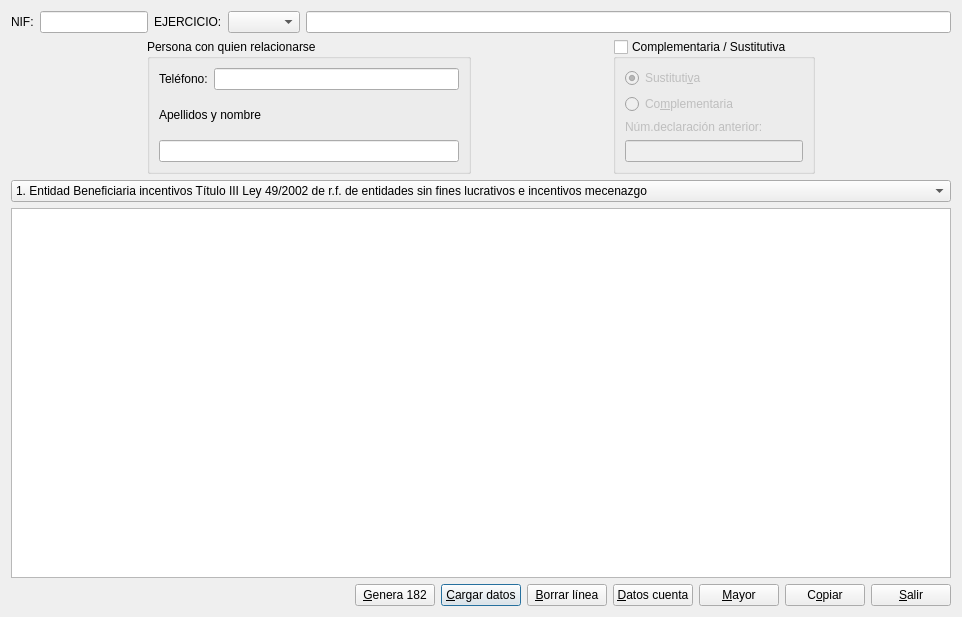
<?xml version="1.0" encoding="UTF-8"?>
<ui version="4.0">
 <class>modelo_182</class>
 <widget class="QDialog" name="modelo_182">
  <property name="geometry">
   <rect>
    <x>0</x>
    <y>0</y>
    <width>962</width>
    <height>617</height>
   </rect>
  </property>
  <property name="windowTitle">
   <string>Modelo 182</string>
  </property>
  <layout class="QVBoxLayout" name="verticalLayout">
   <item>
    <layout class="QHBoxLayout" name="horizontalLayout_2">
     <item>
      <layout class="QHBoxLayout" name="horizontalLayout_4">
       <item>
        <widget class="QLabel" name="label_7">
         <property name="text">
          <string>NIF:</string>
         </property>
        </widget>
       </item>
       <item>
        <widget class="QLineEdit" name="niflineEdit">
         <property name="sizePolicy">
          <sizepolicy hsizetype="Preferred" vsizetype="Fixed">
           <horstretch>0</horstretch>
           <verstretch>0</verstretch>
          </sizepolicy>
         </property>
         <property name="maximumSize">
          <size>
           <width>250</width>
           <height>16777215</height>
          </size>
         </property>
        </widget>
       </item>
      </layout>
     </item>
     <item>
      <layout class="QHBoxLayout" name="horizontalLayout">
       <item>
        <widget class="QLabel" name="label_11">
         <property name="text">
          <string>EJERCICIO:</string>
         </property>
        </widget>
       </item>
       <item>
        <widget class="QComboBox" name="ejercicio_comboBox">
         <property name="sizePolicy">
          <sizepolicy hsizetype="Preferred" vsizetype="Fixed">
           <horstretch>0</horstretch>
           <verstretch>0</verstretch>
          </sizepolicy>
         </property>
        </widget>
       </item>
      </layout>
     </item>
     <item>
      <widget class="QLineEdit" name="nombrelineEdit"/>
     </item>
    </layout>
   </item>
   <item>
    <layout class="QHBoxLayout" name="horizontalLayout_11">
     <item>
      <spacer name="horizontalSpacer_3">
       <property name="orientation">
        <enum>Qt::Horizontal</enum>
       </property>
       <property name="sizeHint" stdset="0">
        <size>
         <width>40</width>
         <height>20</height>
        </size>
       </property>
      </spacer>
     </item>
     <item>
      <widget class="QGroupBox" name="groupBox">
       <property name="title">
        <string>Persona con quien relacionarse</string>
       </property>
       <layout class="QVBoxLayout" name="verticalLayout_2">
        <item>
         <layout class="QHBoxLayout" name="horizontalLayout_3">
          <item>
           <widget class="QLabel" name="label_16">
            <property name="text">
             <string>Teléfono:</string>
            </property>
           </widget>
          </item>
          <item>
           <widget class="QLineEdit" name="telefonolineEdit">
            <property name="sizePolicy">
             <sizepolicy hsizetype="Expanding" vsizetype="Fixed">
              <horstretch>0</horstretch>
              <verstretch>0</verstretch>
             </sizepolicy>
            </property>
           </widget>
          </item>
         </layout>
        </item>
        <item>
         <layout class="QVBoxLayout" name="verticalLayout_6">
          <item>
           <widget class="QLabel" name="label_17">
            <property name="sizePolicy">
             <sizepolicy hsizetype="Expanding" vsizetype="Preferred">
              <horstretch>0</horstretch>
              <verstretch>0</verstretch>
             </sizepolicy>
            </property>
            <property name="text">
             <string>Apellidos y nombre</string>
            </property>
           </widget>
          </item>
          <item>
           <widget class="QLineEdit" name="nombrerellineEdit">
            <property name="minimumSize">
             <size>
              <width>300</width>
              <height>0</height>
             </size>
            </property>
           </widget>
          </item>
         </layout>
        </item>
       </layout>
      </widget>
     </item>
     <item>
      <spacer name="horizontalSpacer_2">
       <property name="orientation">
        <enum>Qt::Horizontal</enum>
       </property>
       <property name="sizeHint" stdset="0">
        <size>
         <width>40</width>
         <height>20</height>
        </size>
       </property>
      </spacer>
     </item>
     <item>
      <widget class="QGroupBox" name="compl_sus_groupBox">
       <property name="title">
        <string>Complementaria / Sustitutiva</string>
       </property>
       <property name="checkable">
        <bool>true</bool>
       </property>
       <property name="checked">
        <bool>false</bool>
       </property>
       <layout class="QVBoxLayout" name="verticalLayout_8">
        <item>
         <widget class="QRadioButton" name="sustitutiva_radioButton">
          <property name="text">
           <string>Sustituti&amp;va</string>
          </property>
          <property name="checked">
           <bool>true</bool>
          </property>
         </widget>
        </item>
        <item>
         <widget class="QRadioButton" name="complementaria_radioButton">
          <property name="text">
           <string>Co&amp;mplementaria</string>
          </property>
         </widget>
        </item>
        <item>
         <widget class="QLabel" name="label_15">
          <property name="text">
           <string>Núm.declaración anterior:</string>
          </property>
         </widget>
        </item>
        <item>
         <widget class="QLineEdit" name="anteriorlineEdit"/>
        </item>
       </layout>
      </widget>
     </item>
     <item>
      <spacer name="horizontalSpacer_4">
       <property name="orientation">
        <enum>Qt::Horizontal</enum>
       </property>
       <property name="sizeHint" stdset="0">
        <size>
         <width>40</width>
         <height>20</height>
        </size>
       </property>
      </spacer>
     </item>
    </layout>
   </item>
   <item>
    <widget class="QComboBox" name="naturaleza_comboBox">
     <item>
      <property name="text">
       <string>1. Entidad Beneficiaria incentivos Título III Ley 49/2002 de r.f. de entidades sin fines lucrativos e incentivos mecenazgo</string>
      </property>
     </item>
     <item>
      <property name="text">
       <string>2. Fundación o asociación declarada de utilidad pública art. 68.3.b) Ley IRPF</string>
      </property>
     </item>
     <item>
      <property name="text">
       <string>3. Titular o administrador de un patrimonio protegido Ley 41/2003 de protección patrimonial de personas con discapacidad</string>
      </property>
     </item>
     <item>
      <property name="text">
       <string>4. Partidos Políticos, Federaciones, Coaliciones o Agrupaciones de Electores</string>
      </property>
     </item>
    </widget>
   </item>
   <item>
    <widget class="QTableWidget" name="tableWidget"/>
   </item>
   <item>
    <layout class="QHBoxLayout" name="_2">
     <property name="spacing">
      <number>6</number>
     </property>
     <property name="leftMargin">
      <number>0</number>
     </property>
     <property name="topMargin">
      <number>0</number>
     </property>
     <property name="rightMargin">
      <number>0</number>
     </property>
     <property name="bottomMargin">
      <number>0</number>
     </property>
     <item>
      <spacer name="horizontalSpacer">
       <property name="orientation">
        <enum>Qt::Horizontal</enum>
       </property>
       <property name="sizeHint" stdset="0">
        <size>
         <width>40</width>
         <height>20</height>
        </size>
       </property>
      </spacer>
     </item>
     <item>
      <widget class="QPushButton" name="genera_pushButton">
       <property name="text">
        <string>&amp;Genera 182</string>
       </property>
       <property name="icon">
        <iconset resource="keme.qrc">
         <normaloff>:/iconos/graf/aeat.png</normaloff>:/iconos/graf/aeat.png</iconset>
       </property>
      </widget>
     </item>
     <item>
      <widget class="QPushButton" name="carga_pushButton">
       <property name="text">
        <string>&amp;Cargar datos</string>
       </property>
       <property name="icon">
        <iconset resource="keme.qrc">
         <normaloff>:/iconos/graf/refresh.xpm</normaloff>:/iconos/graf/refresh.xpm</iconset>
       </property>
       <property name="shortcut">
        <string>Alt+C</string>
       </property>
       <property name="default">
        <bool>true</bool>
       </property>
      </widget>
     </item>
     <item>
      <widget class="QPushButton" name="borrarpushButton">
       <property name="text">
        <string>&amp;Borrar línea</string>
       </property>
       <property name="icon">
        <iconset resource="keme.qrc">
         <normaloff>:/iconos/graf/borrar.png</normaloff>:/iconos/graf/borrar.png</iconset>
       </property>
      </widget>
     </item>
     <item>
      <widget class="QPushButton" name="datospushButton">
       <property name="text">
        <string>&amp;Datos cuenta</string>
       </property>
       <property name="icon">
        <iconset resource="keme.qrc">
         <normaloff>:/iconos/graf/text-x-vcard.png</normaloff>:/iconos/graf/text-x-vcard.png</iconset>
       </property>
       <property name="shortcut">
        <string>Alt+C</string>
       </property>
      </widget>
     </item>
     <item>
      <widget class="QPushButton" name="mayorpushButton">
       <property name="text">
        <string>&amp;Mayor</string>
       </property>
       <property name="icon">
        <iconset resource="keme.qrc">
         <normaloff>:/iconos/graf/mayorg.xpm</normaloff>:/iconos/graf/mayorg.xpm</iconset>
       </property>
      </widget>
     </item>
     <item>
      <widget class="QPushButton" name="copiarpushButton">
       <property name="text">
        <string>C&amp;opiar</string>
       </property>
       <property name="icon">
        <iconset resource="keme.qrc">
         <normaloff>:/iconos/graf/copiar.png</normaloff>:/iconos/graf/copiar.png</iconset>
       </property>
      </widget>
     </item>
     <item>
      <widget class="QPushButton" name="salirpushButton">
       <property name="text">
        <string>&amp;Salir</string>
       </property>
       <property name="icon">
        <iconset resource="keme.qrc">
         <normaloff>:/iconos/graf/application-exit.png</normaloff>:/iconos/graf/application-exit.png</iconset>
       </property>
       <property name="shortcut">
        <string>Alt+S</string>
       </property>
      </widget>
     </item>
    </layout>
   </item>
  </layout>
 </widget>
 <tabstops>
  <tabstop>niflineEdit</tabstop>
  <tabstop>ejercicio_comboBox</tabstop>
  <tabstop>nombrelineEdit</tabstop>
  <tabstop>telefonolineEdit</tabstop>
  <tabstop>nombrerellineEdit</tabstop>
  <tabstop>compl_sus_groupBox</tabstop>
  <tabstop>sustitutiva_radioButton</tabstop>
  <tabstop>complementaria_radioButton</tabstop>
  <tabstop>anteriorlineEdit</tabstop>
  <tabstop>naturaleza_comboBox</tabstop>
  <tabstop>tableWidget</tabstop>
  <tabstop>genera_pushButton</tabstop>
  <tabstop>carga_pushButton</tabstop>
  <tabstop>borrarpushButton</tabstop>
  <tabstop>datospushButton</tabstop>
  <tabstop>mayorpushButton</tabstop>
  <tabstop>copiarpushButton</tabstop>
  <tabstop>salirpushButton</tabstop>
 </tabstops>
 <resources>
  <include location="keme.qrc"/>
 </resources>
 <connections>
  <connection>
   <sender>salirpushButton</sender>
   <signal>clicked()</signal>
   <receiver>modelo_182</receiver>
   <slot>accept()</slot>
   <hints>
    <hint type="sourcelabel">
     <x>859</x>
     <y>596</y>
    </hint>
    <hint type="destinationlabel">
     <x>898</x>
     <y>564</y>
    </hint>
   </hints>
  </connection>
 </connections>
</ui>
